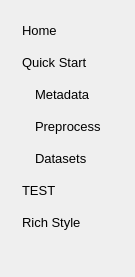
      <widget class="QWidget" name="leftpanel" native="true">
       <property name="minimumSize">
        <size>
         <width>65</width>
         <height>0</height>
        </size>
       </property>
       <property name="maximumSize">
        <size>
         <width>135</width>
         <height>16777215</height>
        </size>
       </property>
       <property name="styleSheet">
        <string notr="true">#leftpanel{
	background-color: transparent;
	border-radius: 8px;
}

QPushButton {
	background-color: transparent;
	border-radius: 15px;
	text-align: left;
	padding-left: 12px;
	padding-right: 12px;
}

QPushButton:hover {
	background-color: #c2c2c2;
}

QPushButton:checked {
	background-color: #90bcff;
}</string>
       </property>
       <layout class="QVBoxLayout" name="verticalLayout_22">
        <property name="spacing">
         <number>2</number>
        </property>
        <property name="leftMargin">
         <number>10</number>
        </property>
        <property name="topMargin">
         <number>0</number>
        </property>
        <property name="rightMargin">
         <number>0</number>
        </property>
        <property name="bottomMargin">
         <number>0</number>
        </property>
        <item>
         <spacer name="verticalSpacer_leftpanel_top">
          <property name="orientation">
           <enum>Qt::Vertical</enum>
          </property>
          <property name="sizeType">
           <enum>QSizePolicy::Fixed</enum>
          </property>
          <property name="sizeHint" stdset="0">
           <size>
            <width>20</width>
            <height>15</height>
           </size>
          </property>
         </spacer>
        </item>
        <item>
         <widget class="QPushButton" name="sidebtn_0">
          <property name="minimumSize">
           <size>
            <width>0</width>
            <height>30</height>
           </size>
          </property>
          <property name="font">
           <font>
            <pointsize>10</pointsize>
           </font>
          </property>
          <property name="cursor">
           <cursorShape>PointingHandCursor</cursorShape>
          </property>
          <property name="styleSheet">
           <string notr="true">/*background: qlineargradient(spread:pad, x1:0.27, y1:0, x2:0.8, y2:1, 
												stop:0 #AF40FF, stop:0.5 #5B42F3, stop:1 #00DDEB);*/</string>
          </property>
          <property name="text">
           <string>Home</string>
          </property>
          <property name="icon">
           <iconset resource="resources.qrc">
            <normaloff>:/icons/home-button-svgrepo-com.svg</normaloff>:/icons/home-button-svgrepo-com.svg</iconset>
          </property>
          <property name="checkable">
           <bool>true</bool>
          </property>
         </widget>
        </item>
        <item>
         <widget class="QPushButton" name="sidebtn_1">
          <property name="minimumSize">
           <size>
            <width>0</width>
            <height>30</height>
           </size>
          </property>
          <property name="font">
           <font>
            <pointsize>10</pointsize>
           </font>
          </property>
          <property name="cursor">
           <cursorShape>PointingHandCursor</cursorShape>
          </property>
          <property name="styleSheet">
           <string notr="true"/>
          </property>
          <property name="text">
           <string>Quick Start</string>
          </property>
          <property name="icon">
           <iconset resource="resources.qrc">
            <normaloff>:/icons/settings-1389-svgrepo-com.svg</normaloff>:/icons/settings-1389-svgrepo-com.svg</iconset>
          </property>
          <property name="checkable">
           <bool>true</bool>
          </property>
         </widget>
        </item>
        <item>
         <widget class="QWidget" name="sidebtn_2_container" native="true">
          <layout class="QHBoxLayout" name="horizontalLayout_30">
           <property name="spacing">
            <number>0</number>
           </property>
           <property name="leftMargin">
            <number>0</number>
           </property>
           <property name="topMargin">
            <number>0</number>
           </property>
           <property name="rightMargin">
            <number>0</number>
           </property>
           <property name="bottomMargin">
            <number>0</number>
           </property>
           <item>
            <spacer name="horizontalSpacer_sidebtn_2">
             <property name="orientation">
              <enum>Qt::Horizontal</enum>
             </property>
             <property name="sizeType">
              <enum>QSizePolicy::Fixed</enum>
             </property>
             <property name="sizeHint" stdset="0">
              <size>
               <width>13</width>
               <height>20</height>
              </size>
             </property>
            </spacer>
           </item>
           <item>
            <widget class="QPushButton" name="sidebtn_2">
             <property name="minimumSize">
              <size>
               <width>0</width>
               <height>30</height>
              </size>
             </property>
             <property name="font">
              <font>
               <pointsize>10</pointsize>
              </font>
             </property>
             <property name="cursor">
              <cursorShape>PointingHandCursor</cursorShape>
             </property>
             <property name="styleSheet">
              <string notr="true"/>
             </property>
             <property name="text">
              <string>Metadata</string>
             </property>
             <property name="icon">
              <iconset resource="resources.qrc">
               <normaloff>:/icons/settings-svgrepo-com (1).svg</normaloff>:/icons/settings-svgrepo-com (1).svg</iconset>
             </property>
             <property name="checkable">
              <bool>true</bool>
             </property>
            </widget>
           </item>
          </layout>
         </widget>
        </item>
        <item>
         <widget class="QWidget" name="sidebtn_3_container" native="true">
          <property name="enabled">
           <bool>true</bool>
          </property>
          <layout class="QHBoxLayout" name="horizontalLayout_31">
           <property name="spacing">
            <number>0</number>
           </property>
           <property name="leftMargin">
            <number>0</number>
           </property>
           <property name="topMargin">
            <number>0</number>
           </property>
           <property name="rightMargin">
            <number>0</number>
           </property>
           <property name="bottomMargin">
            <number>0</number>
           </property>
           <item>
            <spacer name="horizontalSpacer_sidebtn_3">
             <property name="orientation">
              <enum>Qt::Horizontal</enum>
             </property>
             <property name="sizeType">
              <enum>QSizePolicy::Fixed</enum>
             </property>
             <property name="sizeHint" stdset="0">
              <size>
               <width>13</width>
               <height>20</height>
              </size>
             </property>
            </spacer>
           </item>
           <item>
            <widget class="QPushButton" name="sidebtn_3">
             <property name="minimumSize">
              <size>
               <width>0</width>
               <height>30</height>
              </size>
             </property>
             <property name="font">
              <font>
               <pointsize>10</pointsize>
              </font>
             </property>
             <property name="cursor">
              <cursorShape>PointingHandCursor</cursorShape>
             </property>
             <property name="text">
              <string>Preprocess</string>
             </property>
             <property name="icon">
              <iconset resource="resources.qrc">
               <normaloff>:/icons/settings-svgrepo-com (2).svg</normaloff>:/icons/settings-svgrepo-com (2).svg</iconset>
             </property>
             <property name="checkable">
              <bool>true</bool>
             </property>
            </widget>
           </item>
          </layout>
         </widget>
        </item>
        <item>
         <widget class="QWidget" name="sidebtn_4_container" native="true">
          <layout class="QHBoxLayout" name="horizontalLayout_32">
           <property name="spacing">
            <number>0</number>
           </property>
           <property name="leftMargin">
            <number>0</number>
           </property>
           <property name="topMargin">
            <number>0</number>
           </property>
           <property name="rightMargin">
            <number>0</number>
           </property>
           <property name="bottomMargin">
            <number>0</number>
           </property>
           <item>
            <spacer name="horizontalSpacer_sidebtn_4">
             <property name="orientation">
              <enum>Qt::Horizontal</enum>
             </property>
             <property name="sizeType">
              <enum>QSizePolicy::Fixed</enum>
             </property>
             <property name="sizeHint" stdset="0">
              <size>
               <width>13</width>
               <height>20</height>
              </size>
             </property>
            </spacer>
           </item>
           <item>
            <widget class="QPushButton" name="sidebtn_4">
             <property name="minimumSize">
              <size>
               <width>0</width>
               <height>30</height>
              </size>
             </property>
             <property name="font">
              <font>
               <pointsize>10</pointsize>
              </font>
             </property>
             <property name="cursor">
              <cursorShape>PointingHandCursor</cursorShape>
             </property>
             <property name="text">
              <string>Datasets</string>
             </property>
             <property name="icon">
              <iconset resource="resources.qrc">
               <normaloff>:/icons/settings-svgrepo-com.svg</normaloff>:/icons/settings-svgrepo-com.svg</iconset>
             </property>
             <property name="checkable">
              <bool>true</bool>
             </property>
            </widget>
           </item>
          </layout>
         </widget>
        </item>
        <item>
         <widget class="QPushButton" name="sidebtn_5">
          <property name="minimumSize">
           <size>
            <width>0</width>
            <height>30</height>
           </size>
          </property>
          <property name="font">
           <font>
            <pointsize>10</pointsize>
           </font>
          </property>
          <property name="cursor">
           <cursorShape>PointingHandCursor</cursorShape>
          </property>
          <property name="text">
           <string>TEST</string>
          </property>
          <property name="checkable">
           <bool>true</bool>
          </property>
         </widget>
        </item>
        <item>
         <widget class="QPushButton" name="sidebtn_6">
          <property name="minimumSize">
           <size>
            <width>0</width>
            <height>30</height>
           </size>
          </property>
          <property name="font">
           <font>
            <pointsize>10</pointsize>
           </font>
          </property>
          <property name="cursor">
           <cursorShape>PointingHandCursor</cursorShape>
          </property>
          <property name="text">
           <string>Rich Style</string>
          </property>
          <property name="checkable">
           <bool>true</bool>
          </property>
         </widget>
        </item>
        <item>
         <spacer name="verticalSpacer_leftpanel_bottom">
          <property name="orientation">
           <enum>Qt::Vertical</enum>
          </property>
          <property name="sizeHint" stdset="0">
           <size>
            <width>20</width>
            <height>40</height>
           </size>
          </property>
         </spacer>
        </item>
       </layout>
      </widget>
